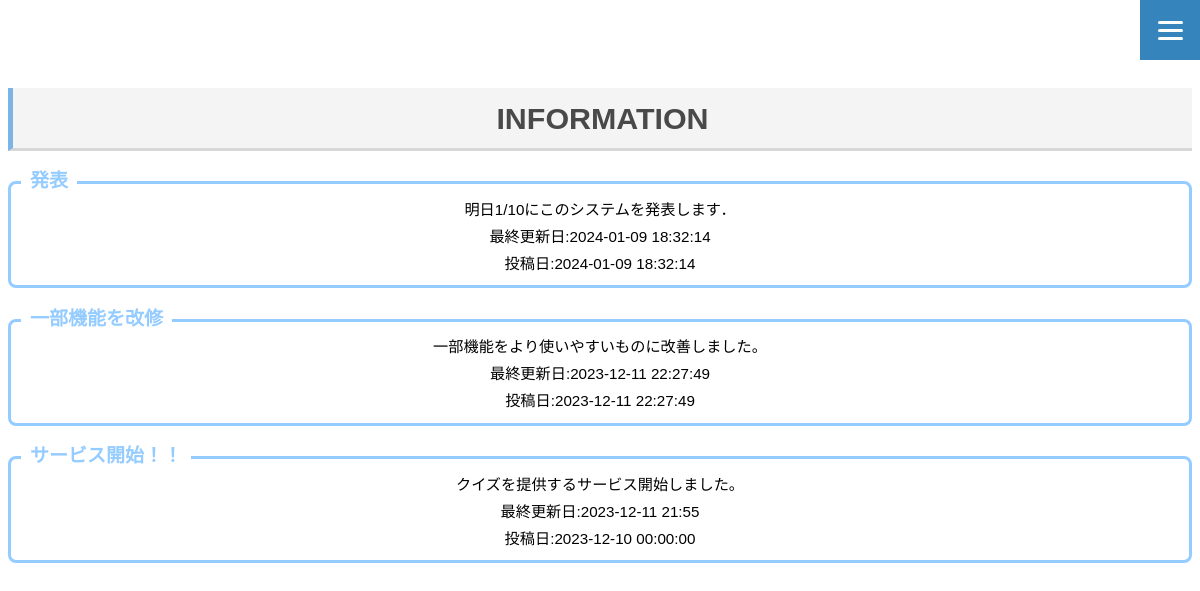
The app's page /home.php with its own data.
### tables this page shows
CREATE TABLE information(id integer primary key autoincrement, title text, content text,created_at text, updated_at text);

### home.php (the view, shortened to what this page needs)
<?php
function h($str) {
  return htmlspecialchars($str, ENT_QUOTES, "UTF-8");
}
$pdo = new PDO("sqlite:SQL/quiz.sqlite");
$pdo->setAttribute(PDO::ATTR_ERRMODE, PDO::ERRMODE_WARNING);
$st = $pdo->query("SELECT * FROM information ORDER BY id DESC LIMIT 10");
$data = $st->fetchAll();
?>
<!DOCTYPE html>
<html lang="ja">
<head>
  <link rel="stylesheet" href="CSS/style.css">
</head>
<body>
<?php
include 'header.php';
?>
  <h1>INFORMATION</h1>
  <?php
  foreach($data as $info) {
    print '<div class="box26">';
    print '<span class="box-title">'.h($info["title"]).'</span>';
    print '<p>'.h($info["content"]).'</p>';
    print '<p>最終更新日:'.h($info["updated_at"]);
    print '<p>投稿日:'.h($info["created_at"]);
    print '</div>';
  }
  ?>
</body>
</html>

### CSS/style.css (style rules this page uses)
body { font-family: "Hiragino Kaku Gothic ProN", Meiryo, sans-serif; font-size: 0.95em; text-align: center; }
h1 { padding: 0.4em 0.5em; color: #494949; background: #f4f4f4; border-left: solid 5px #7db4e6; border-bottom: solid 3px #d7d7d7; }
.box26 { position: relative; margin: 2em 0; padding: 0.5em 1em; border: solid 3px #95ccff; border-radius: 8px; }
.box26 .box-title { position: absolute; display: inline-block; top: -13px; left: 10px; padding: 0 9px; line-height: 1; font-size: 19px; background: #FFF; color: #95ccff; font-weight: bold; }
.box26 p { margin: 5px; padding: 0; }

### records on screen
information: title "発表", content "明日1/10にこのシステムを発表します．", updated_at "2024-01-09 18:32:14", created_at "2024-01-09 18:32:14"
information: title "一部機能を改修", content "一部機能をより使いやすいものに改善しました。", updated_at "2023-12-11 22:27:49", created_at "2023-12-11 22:27:49"
information: title "サービス開始！！", content "クイズを提供するサービス開始しました。", updated_at "2023-12-11 21:55", created_at "2023-12-10 00:00:00"
